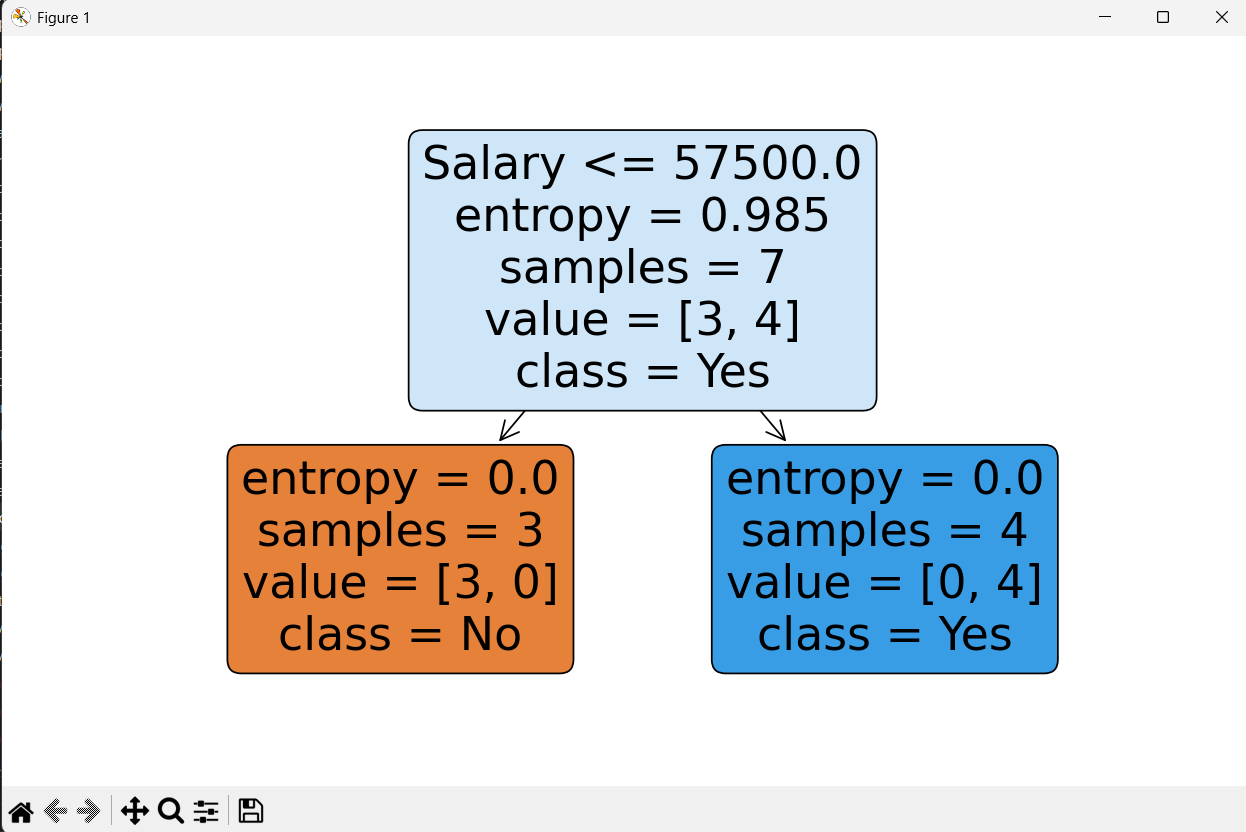

Source code (Python):
from sklearn.tree import DecisionTreeClassifier, plot_tree
import matplotlib.pyplot as plt

X = [
    [25, 50000],
    [35, 65000],
    [45, 80000],
    [20, 30000],
    [50, 90000],
    [28, 45000],
    [40, 70000]
]

y = ["No", "Yes", "Yes", "No", "Yes", "No", "Yes"]

model = DecisionTreeClassifier(criterion='entropy')
model.fit(X, y)

plt.figure(figsize=(10, 6))

plot_tree(
    model,
    feature_names=["Age", "Salary"],
    class_names=["No", "Yes"],
    filled=True,
    rounded=True
)

plt.show()
